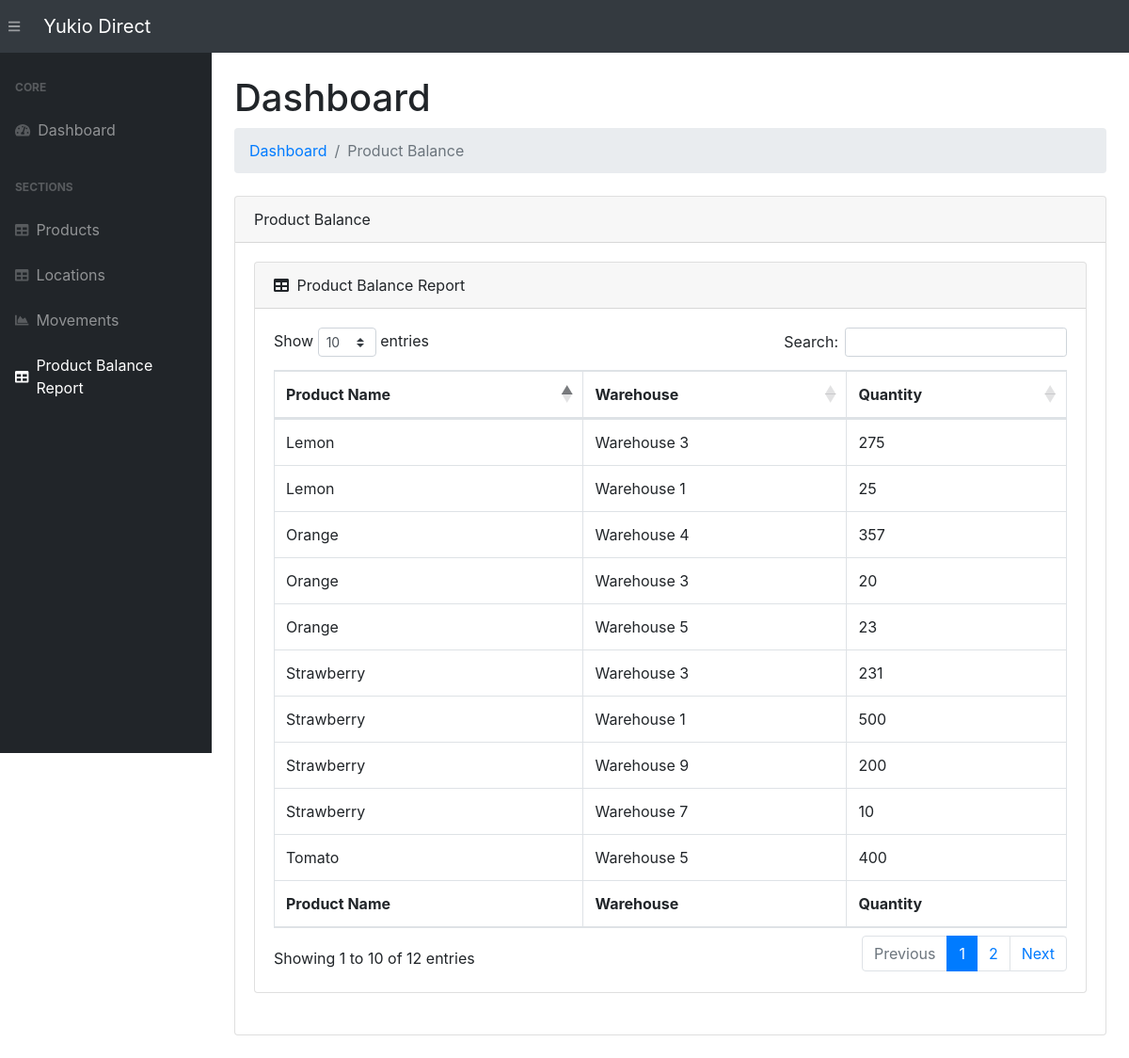
Screenshot of /product-balance/ with the database file from the repository.
### app.py (models this page shows, shortened)
class ProductMovement(db.Model):
    __tablename__   = 'productmovements'
    movement_id     = db.Column(db.Integer, primary_key=True)
    product_id      = db.Column(db.Integer, db.ForeignKey('products.product_id'))
    qty             = db.Column(db.Integer)
    from_location   = db.Column(db.Integer, db.ForeignKey('locations.location_id'))
    to_location     = db.Column(db.Integer, db.ForeignKey('locations.location_id'))
    movement_time   = db.Column(db.DateTime, default=datetime.utcnow)
    product         = db.relationship('Product', foreign_keys=product_id)
    fromLoc         = db.relationship('Location', foreign_keys=from_location)
    toLoc           = db.relationship('Location', foreign_keys=to_location)

### app.py (the view)
@app.route("/product-balance/", methods=["POST", "GET"])
def productBalanceReport():
    movs = ProductMovement.query.\
        join(Product, ProductMovement.product_id == Product.product_id).\
        add_columns(
            Product.product_id,
            ProductMovement.qty,
            ProductMovement.from_location,
            ProductMovement.to_location,
            ProductMovement.movement_time).\
        order_by(ProductMovement.product_id).\
        order_by(ProductMovement.movement_id).\
        all()
    balancedDict = defaultdict(lambda: defaultdict(dict))
    tempProduct = ''
    for mov in movs:
        row = mov[0]
        if(tempProduct == row.product_id):
            if(row.to_location and not "qty" in balancedDict[row.product_id][row.to_location]):
                balancedDict[row.product_id][row.to_location]["qty"] = 0
            elif (row.from_location and not "qty" in balancedDict[row.product_id][row.from_location]):
                balancedDict[row.product_id][row.from_location]["qty"] = 0
            if (row.to_location and "qty" in balancedDict[row.product_id][row.to_location]):
                balancedDict[row.product_id][row.to_location]["qty"] += row.qty
            if (row.from_location and "qty" in balancedDict[row.product_id][row.from_location]):
                balancedDict[row.product_id][row.from_location]["qty"] -= row.qty
            pass
        else :
            tempProduct = row.product_id
            if(row.to_location and not row.from_location):
                if(balancedDict):
                    balancedDict[row.product_id][row.to_location]["qty"] = row.qty
                else:
                    balancedDict[row.product_id][row.to_location]["qty"] = row.qty
    return render_template("product-balance.html", movements=balancedDict)

### templates/product-balance.html (shortened to what this page needs)
{% extends 'base.html' %}
{% block content %}
<main>
    <div class="container-fluid">
        <h1 class="mt-4">Dashboard</h1>
        <ol class="breadcrumb mb-4">
            <li class="breadcrumb-item"><a href="/">Dashboard</a></li>
            <li class="breadcrumb-item active">Product Balance</li>
        </ol>
        <div class="card mb-4">
            <div class="card-header">Product Balance</div>
            <div class="card-body">
                <div class="card mb-4">
                <div class="card-header">
                    <i class="fas fa-table mr-1"></i>
                    Product Balance Report
                </div>
                <div class="card-body">
                    <div class="table-responsive">
                        {% if movements|length < 1 %}
                        <h4>There are no Movements, add one above</h4>
                        {% else %}
                        <table class="table table-bordered" id="dataTable" width="100%" cellspacing="0">
                            <thead>
                                <tr>
                                    <th>Product Name</th>
                                    <th>Warehouse</th>
                                    <th>Quantity</th>
                                </tr>
                            </thead>
                            <tfoot>
                                <tr>
                                    <th>Product Name</th>
                                    <th>Warehouse</th>
                                    <th>Quantity</th>
                                </tr>
                            </tfoot>
                            <tbody>
                                {% for pkey, values in movements.items() %}
                                    {% set count = values|length() %}
                                    <tr>
                                        <td>{{pkey}}</td>
                                        {% for key, value in values.items() %}
                                            <td>{{key}}</td>
                                            <td>{{value.qty}}</td>
                                            {% if values|length() > 1 %}
                                                {% if values|last != key %}
                                                    </tr>
                                                    <tr>
                                                        <td>{{pkey}}</td>
                                                {% endif %}
                                            {% endif %}
                                        {% endfor %}
                                        </tr>
                                    {% endfor %}
                            </tbody>
                        </table>
                        {% endif %}
                </div>
            </div>
                </div>
            </div>
        </div>
    </div>
</main>
{% endblock %}

### rows the page displays
ProductMovement: product "Lemon", to_location "Warehouse 3", qty "275"
ProductMovement: to_location "Warehouse 1", qty "25"
ProductMovement: product "Orange", to_location "Warehouse 4", qty "357"
ProductMovement: to_location "Warehouse 3", qty "20"
ProductMovement: to_location "Warehouse 5", qty "23"
ProductMovement: product "Strawberry", to_location "Warehouse 3", qty "231"
ProductMovement: to_location "Warehouse 1", qty "500"
ProductMovement: to_location "Warehouse 9", qty "200"
ProductMovement: to_location "Warehouse 7", qty "10"
ProductMovement: product "Tomato", to_location "Warehouse 5", qty "400"
